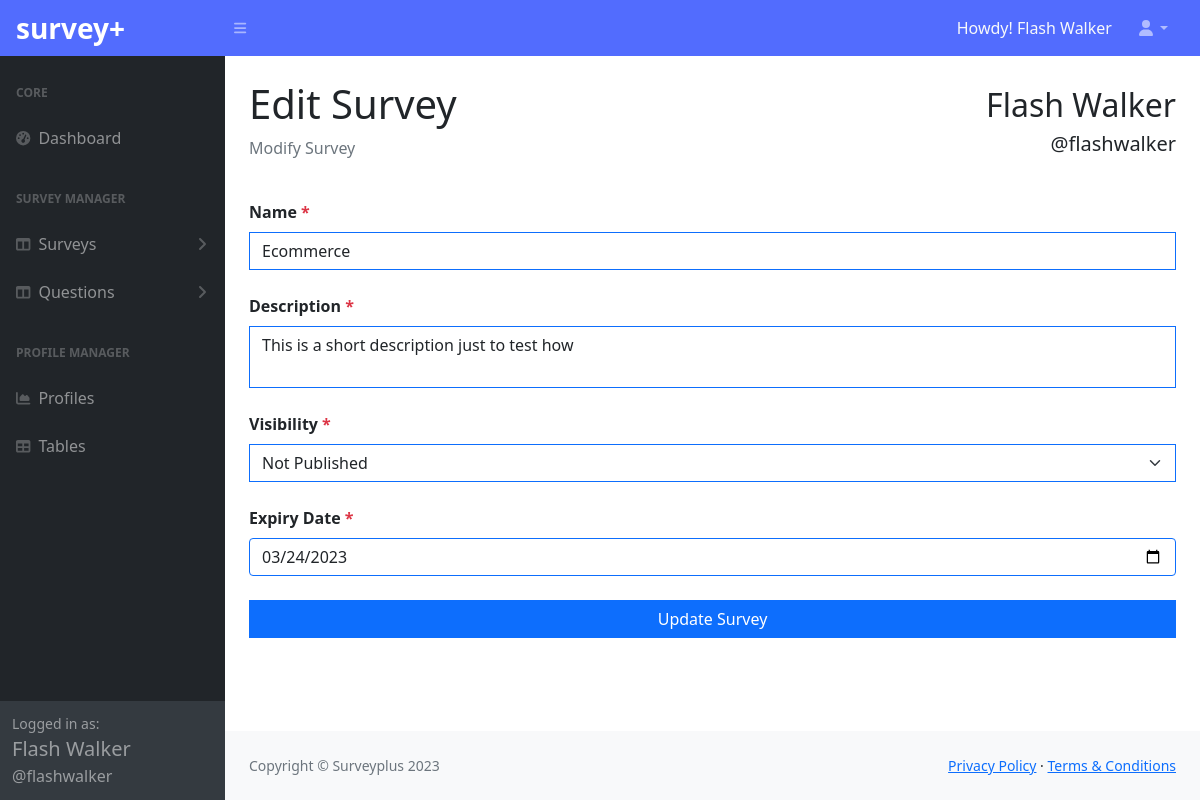
Page /dashboard/survey/edit.php?survey=5&action=edit (signed in) on the committed database.
### tables this page shows
CREATE TABLE `survey` (
  `id` int(11) NOT NULL,
  `updatedOn` datetime DEFAULT NULL,
  `name` varchar(45) NOT NULL,
  `description` varchar(45) NOT NULL,
  `published` tinyint(1) NOT NULL,
  `createdOn` timestamp NOT NULL DEFAULT current_timestamp(),
  `publishedOn` datetime DEFAULT NULL,
  `expiresOn` date DEFAULT NULL,
  `user_id` int(11) NOT NULL
);

### app/Models/BaseModel.php (called while the page is built, shortened)
<?php
class BaseModel
{
    protected $conn;
    protected $stmt;
    public function __construct()
    {
        $this->db = new Database();
        if($this->db instanceof Database){
            $this->conn = $this->db->connect();
        }
    }
    public function select(string $query)
    {
        $this->stmt =  $this->conn->prepare($query);
        $this->stmt->execute();
        $this->stmt->setFetchMode(PDO::FETCH_ASSOC);
        return $this;
    }
    public function findAll(){
        return $this->stmt->fetchAll();
    }
}

### app/Config/Database.php (called while the page is built, shortened)
<?php
class Database{
    private array $dsn = [];
    public function __construct(){
        $this->dsn = [
            "host" => "localhost",
            "database" => "surveyplus",
            "port" => 33012,
            "username" => "root",
            "password" => "",
            "driver" => "mysql"
        ];
    }
    public function connect()
    {
       try{
            $this->conn = new PDO($this->dsn['driver'].":host=".$this->dsn['host'].";port=".$this->dsn['port'].";dbname=".$this->dsn['database'], $this->dsn['username'], $this->dsn['password']);
            $this->conn->setAttribute(PDO::ATTR_ERRMODE, PDO::ERRMODE_EXCEPTION);
            return $this->conn;
       } catch(PDOException $e){
            echo "Connection Failed " . $e->getMessage();
       }
    }
}

### app/Models/Surveys.php (called while the page is built, shortened)
<?php
final class Surveys extends BaseModel
{
    public string $table = "survey";
    public function get(int $survey_id = null, int $user_id = null, bool $published = null) : array
    {
        if($survey_id != null){
            $surveys = $this->select("SELECT * FROM $this->table WHERE id = $survey_id AND user_id = $user_id ORDER BY id DESC")->findAll();
            foreach($surveys as $survey){
                return $survey;
            }
        }
        $surveys = $this->select("SELECT * FROM $this->table ORDER BY id DESC")->findAll();
        return $surveys;
    }
    public function visibility(int $survey_id, int $state)
    {
        $surveys = $this->select("SELECT *  FROM $this->table WHERE id = $survey_id AND published = $state")->findAll();
        return $surveys;
    }
}

### app/Controllers/SurveyController.php (called while the page is built, shortened)
<?php
class SurveyController extends BaseController
{
    public Surveys $surveys;
    public function __construct()
    {
        $this->surveys = new Surveys();
    }
    public function edit(int $survey_id, int $user_id)
    {
        $survey = $this->surveys->get($survey_id, $user_id);
        return $survey;
    }
    public function is_published(int $survey_id)
    {
        $published_surveys = $this->surveys->visibility($survey_id, 1);
        return false;
    }
}

### dashboard/survey/edit.php (the view, shortened to what this page needs)
<?php
$pageTitle = "Edit Survey"; ?>
<?php require DASHBOARD_PATH . "/partials/header.php" ?>
<?php
if(isset($_GET["survey"]) && isset($_GET["action"]) && $_GET["action"] == "edit"){
    $survey_id = $_GET["survey"];
    $surveys = new SurveyController();
     $is_published = $surveys->is_published($survey_id);
    $survey = $surveys->edit($survey_id, $_SESSION["user_id"]);
}
?>
<body class="sb-nav-fixed">
    <?php require DASHBOARD_PATH . "/partials/navigation.php" ?>
    <div id="layoutSidenav">
        <?php require DASHBOARD_PATH . "/partials/sidebar.php" ?>
        <div id="layoutSidenav_content">
            <main>
                <div class="container-fluid px-4">
                    <div class="row align-items-center">
                        <div class="col-md-6">
                            <h1 class="mt-4"><?= $pageTitle ?></h1>
                            <ol class="breadcrumb mb-4">
                                <li class="breadcrumb-item active">Modify Survey</li>
                            </ol>
                        </div>
                        <div class="col-md-6 text-start text-md-end mb-5 mb-md-0">
                            <?php if (isset($_SESSION["handle"]) & !empty($_SESSION["handle"])) : ?>
                                <p class="mb-0 fs-2"><?= $_SESSION["full_name"] ?> </p>
                                <p class="mb-0 fs-5"><?= $_SESSION["handle"] ?> </p>
                            <?php endif ?>
                        </div>
                    </div>
                    <div class="container p-0 mt-3">
                        <form action="<?= DASHBOARD_URL . "/includes/survey/update.inc.php" ?>" method="POST">
                               <div class="form-group mb-4">
                                    <label for="name" class="mb-2 fw-bold">Name <span class="text-danger">*</span></label>
                                    <input type="text" class="form-control border border-1 border-primary rounded-0" placeholder="Type your Survey Name" name="name" value="<?= $survey["name"] ?>" required>
                               </div>
                               <div class="form-group mb-4">
                                    <label for="description" class="mb-2 fw-bold">Description <span class="text-danger">*</span></label>
                                    <textarea class="form-control border border-1 border-primary rounded-0" style="resize:none" name="description" required><?= $survey["description"] ?></textarea>
                               </div>
                               <div class="form-group mb-4">
                                    <label for="visibility" class="mb-2 fw-bold">Visibility <span class="text-danger">*</span></label>
                                    <select name="visibility" class="form-select border border-1 border-primary rounded-0" required>
                                        <?php if($survey["published"] == 1): ?>
                                            <option value="1" selected>Published</option>
                                            <option value="0">Not Published</option>
                                        <?php else: ?>
                                            <option value="0" selected>Not Published</option>
                                        <?php endif ?>
                                    </select>
                               </div>
                               <div class="form-group mb-4">
                                <label for="expires_on" class="mb-2 fw-bold">Expiry Date <span class="text-danger">*</span></label>
                                <input type="date" name="expires_on" id="expiresOn" min="" class="form-control border border-1 border-primary" value="<?= $survey["expiresOn"] ?>" required>
                               </div>
                               <div class="form-group">
                                    <button type="submit" class="btn btn-primary rounded-0 w-100">Update Survey</button>
                               </div>
                        </form>
                    </div>
                </div>
            </main>
            <?php require DASHBOARD_PATH . "/partials/content-footer.php" ?>
        </div>
    </div>
</body>
</html>

### rows in the picture
survey: name "Ecommerce", description "This is a short description just to test how", visibility "Not Published", expires_on "03/24/2023"

### other values in the picture
$_SESSION["full_name"] "Flash Walker"
$_SESSION["handle"] "@flashwalker"
$pageTitle "Edit Survey"
